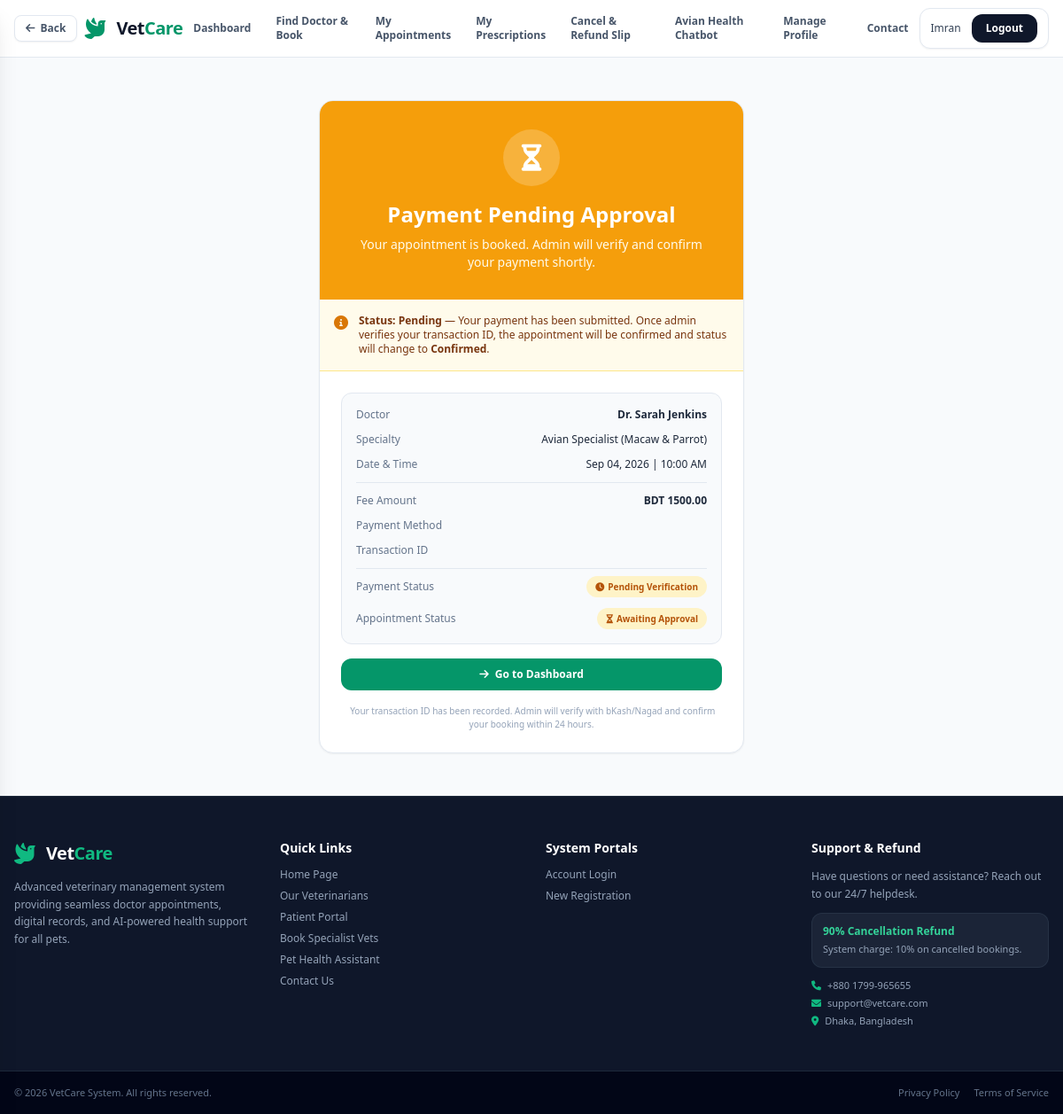
Page /booking-success/36/ (signed in) on the committed database.
### accounts/models.py (models this page shows, shortened)
class User(AbstractUser):
    ROLE_CHOICES = (
        ('PATIENT', 'Patient'),
        ('DOCTOR', 'Doctor'),
        ('ADMIN', 'Admin'),
    )
    role = models.CharField(max_length=20, choices=ROLE_CHOICES, default='PATIENT')
    phone = models.CharField(max_length=20, blank=True, null=True)
    country_code = models.CharField(max_length=5, default='+880', blank=True)
    address = models.TextField(blank=True)
    created_at = models.DateTimeField(auto_now_add=True)

### booking/models.py (models this page shows, shortened)
class Appointment(models.Model):
    STATUS_CHOICES = (
        ('PENDING', 'Pending'),
        ('CONFIRMED', 'Confirmed'),
        ('COMPLETED', 'Completed'),
        ('CANCELLED', 'Cancelled'),
    )
    patient = models.ForeignKey('patient.Patient', on_delete=models.CASCADE, related_name='appointments')
    doctor = models.ForeignKey('vet.Doctor', on_delete=models.CASCADE, related_name='appointments')
    date = models.DateField()
    time = models.TimeField()
    status = models.CharField(max_length=20, choices=STATUS_CHOICES, default='PENDING')
    fee = models.DecimalField(max_digits=8, decimal_places=2, default=1500.00)
    notes = models.TextField(blank=True)
    created_at = models.DateTimeField(auto_now_add=True)
    updated_at = models.DateTimeField(auto_now=True)
    class Meta:
        ordering = ['-date', '-time']

### vet/models.py (models this page shows, shortened)
class Doctor(models.Model):
    user = models.OneToOneField(settings.AUTH_USER_MODEL, on_delete=models.CASCADE, related_name='doctor_profile')
    specialty = models.CharField(max_length=100)
    experience_years = models.IntegerField(default=0)
    qualification = models.CharField(max_length=200, blank=True)
    license_number = models.CharField(max_length=50, blank=True)
    consultation_fee = models.DecimalField(max_digits=8, decimal_places=2, default=1500.00)
    bio = models.TextField(blank=True)
    is_active = models.BooleanField(default=True)
    created_at = models.DateTimeField(auto_now_add=True)

### booking/views.py (the view)
# urls.py: path('booking-success/<int:appointment_id>/', views.booking_success, name='booking_success'),
@login_required
def booking_success(request, appointment_id):
    appointment = get_object_or_404(Appointment, id=appointment_id)
    if appointment.patient.user != request.user:
        return redirect('patient_dashboard')
    return render(request, 'booking_success.html', {'appointment': appointment})

### vetcure/templates/booking_success.html (shortened to what this page needs)
{% extends 'base.html' %}
{% block content %}
<div class="max-w-lg w-full mx-auto px-4 py-12">
    <div class="bg-white rounded-2xl border border-slate-200 shadow-sm overflow-hidden">
        <div class="bg-amber-500 text-white p-8 text-center">
            <div class="inline-flex items-center justify-center w-16 h-16 bg-white/20 rounded-full mb-4">
                <i class="fa-solid fa-hourglass-half text-3xl"></i>
            </div>
            <h1 class="text-2xl font-bold">Payment Pending Approval</h1>
            <p class="text-amber-50 text-sm mt-2">Your appointment is booked. Admin will verify and confirm your payment shortly.</p>
        </div>
        <div class="bg-amber-50 border-b border-amber-200 p-4 flex items-start gap-3">
            <i class="fa-solid fa-circle-info text-amber-600 mt-0.5"></i>
            <div class="text-xs text-amber-900">
                <strong>Status: Pending</strong> — Your payment has been submitted. Once admin verifies your transaction ID, the appointment will be confirmed and status will change to <strong>Confirmed</strong>.
            </div>
        </div>
        <div class="p-6 space-y-4">
            <div class="bg-slate-50 rounded-xl p-4 space-y-3 text-xs border border-slate-200">
                <div class="flex justify-between">
                    <span class="text-slate-500">Doctor</span>
                    <span class="font-bold text-slate-800">Dr. {{ appointment.doctor.user.get_full_name }}</span>
                </div>
                <div class="flex justify-between">
                    <span class="text-slate-500">Specialty</span>
                    <span class="font-medium text-slate-800">{{ appointment.doctor.specialty }}</span>
                </div>
                <div class="flex justify-between">
                    <span class="text-slate-500">Date & Time</span>
                    <span class="font-medium text-slate-800">{{ appointment.date|date:"M d, Y" }} | {{ appointment.time|time:"h:i A" }}</span>
                </div>
                <div class="border-t border-slate-200 pt-3">
                    <div class="flex justify-between">
                        <span class="text-slate-500">Fee Amount</span>
                        <span class="font-bold text-slate-800">BDT {{ appointment.fee }}</span>
                    </div>
                </div>
                <div class="flex justify-between">
                    <span class="text-slate-500">Payment Method</span>
                </div>
                <div class="flex justify-between">
                    <span class="text-slate-500">Transaction ID</span>
                </div>
                <div class="flex justify-between items-center pt-2 border-t border-slate-200">
                    <span class="text-slate-500">Payment Status</span>
                    <span class="inline-flex items-center gap-1 bg-amber-100 text-amber-700 px-2.5 py-1 rounded-full font-bold text-[10px]">
                        <i class="fa-solid fa-clock"></i> Pending Verification
                    </span>
                </div>
                <div class="flex justify-between items-center">
                    <span class="text-slate-500">Appointment Status</span>
                    <span class="inline-flex items-center gap-1 bg-amber-100 text-amber-700 px-2.5 py-1 rounded-full font-bold text-[10px]">
                        <i class="fa-solid fa-hourglass-half"></i> Awaiting Approval
                    </span>
                </div>
            </div>
            <div class="flex gap-3">
                <a href="{% url 'patient_dashboard' %}" class="flex-1 bg-emerald-600 hover:bg-emerald-700 text-white py-2.5 rounded-xl text-xs font-semibold text-center transition">
                    <i class="fa-solid fa-arrow-right mr-1"></i> Go to Dashboard
                </a>
            </div>
            <p class="text-[10px] text-slate-400 text-center">
                 Your transaction ID has been recorded. Admin will verify with bKash/Nagad and confirm your booking within 24 hours.
            </p>
        </div>
    </div>
</div>
{% endblock %}

### vetcure/templates/base.html (shortened to what this page needs)
<!DOCTYPE html>
<html lang="en">
<head>
    <script src="https://cdn.tailwindcss.com"></script>
    <link rel="stylesheet" href="https://cdnjs.cloudflare.com/ajax/libs/font-awesome/6.0.0/css/all.min.css">
</head>
<body class="bg-slate-50 text-slate-800 flex flex-col min-h-screen font-sans">
    <header class="no-print-header bg-white border-b border-slate-200 sticky top-0 z-30">
        <div class="max-w-7xl mx-auto px-4 h-16 flex items-center justify-between">
            <div class="flex items-center gap-2">
                {% if request.path != '/' %}
                <button onclick="history.back()" class="flex items-center gap-1.5 px-3 py-1.5 bg-white border border-slate-200 rounded-lg text-xs font-semibold text-slate-600 hover:text-emerald-600 hover:border-emerald-400 hover:bg-emerald-50 transition shadow-sm" title="Go back">
                    <i class="fa-solid fa-arrow-left text-xs"></i> Back
                </button>
                {% endif %}
                <a href="{% url 'home' %}" class="flex items-center gap-3">
                    <i class="fa-solid fa-dove text-2xl text-emerald-600"></i>
                    <span class="text-xl font-bold text-slate-900 tracking-tight">Vet<span class="text-emerald-600">Care</span></span>
                </a>
            </div>
            <nav class="hidden md:flex items-center gap-1 font-bold text-xs text-slate-600">
                {% if user.is_authenticated %}
                    {% if user.role == 'PATIENT' %}
                        <a href="{% url 'patient_dashboard' %}" class="nav-link px-3 py-1.5 rounded-lg {% if request.resolver_match.url_name == 'patient_dashboard' %}bg-emerald-50 text-emerald-700{% else %}hover:bg-slate-50 hover:text-emerald-600 transition{% endif %}">Dashboard</a>
                        <a href="{% url 'booking_doctors' %}" class="nav-link px-3 py-1.5 rounded-lg {% if request.resolver_match.url_name == 'booking_doctors' %}bg-emerald-50 text-emerald-700{% else %}hover:bg-slate-50 hover:text-emerald-600 transition{% endif %}">Find Doctor & Book</a>
                        <a href="{% url 'my_appointments' %}" class="nav-link px-3 py-1.5 rounded-lg {% if request.resolver_match.url_name == 'my_appointments' %}bg-emerald-50 text-emerald-700{% else %}hover:bg-slate-50 hover:text-emerald-600 transition{% endif %}">My Appointments</a>
                        <a href="{% url 'my_prescriptions' %}" class="nav-link px-3 py-1.5 rounded-lg {% if request.resolver_match.url_name == 'my_prescriptions' %}bg-emerald-50 text-emerald-700{% else %}hover:bg-slate-50 hover:text-emerald-600 transition{% endif %}">My Prescriptions</a>
                        <a href="{% url 'cancel_refund_list' %}" class="nav-link px-3 py-1.5 rounded-lg {% if request.resolver_match.url_name == 'cancel_refund_list' %}bg-emerald-50 text-emerald-700{% else %}hover:bg-slate-50 hover:text-emerald-600 transition{% endif %}">Cancel & Refund Slip</a>
                        <a href="{% url 'chatbot' %}" class="nav-link px-3 py-1.5 rounded-lg {% if request.resolver_match.url_name == 'chatbot' %}bg-emerald-50 text-emerald-700{% else %}hover:bg-slate-50 hover:text-emerald-600 transition{% endif %}">Avian Health Chatbot</a>
                        <a href="{% url 'manage_profile' %}" class="nav-link px-3 py-1.5 rounded-lg {% if request.resolver_match.url_name == 'manage_profile' %}bg-emerald-50 text-emerald-700{% else %}hover:bg-slate-50 hover:text-emerald-600 transition{% endif %}">Manage Profile</a>
                        <a href="{% url 'contact' %}" class="nav-link px-3 py-1.5 rounded-lg {% if request.resolver_match.url_name == 'contact' %}bg-emerald-50 text-emerald-700{% else %}hover:bg-slate-50 hover:text-emerald-600 transition{% endif %}">Contact</a>
                    {% endif %}
                {% endif %}
            </nav>
                <div class="flex items-center gap-3">
                {% if user.is_authenticated %}
                    <div class="flex items-center gap-3 bg-white border border-slate-200 rounded-xl px-3 py-1.5 shadow-sm">
                        <span class="text-xs font-medium text-slate-700">
                            {{ user.get_full_name|default:user.username }}
                        </span>
                        <form method="post" action="{% url 'logout' %}" class="inline">
                            <button type="submit" class="text-xs font-semibold bg-slate-900 hover:bg-slate-800 text-white px-4 py-2 rounded-xl transition shadow-sm">
                                Logout
                            </button>
                        </form>
                    </div>
                {% else %}
                    <a href="{% url 'login' %}" class="text-xs font-semibold text-slate-600 hover:text-emerald-600 transition px-3 py-2">Login</a>
                    <a href="{% url 'register' %}" class="text-xs font-semibold bg-emerald-600 hover:bg-emerald-700 text-white px-4 py-2 rounded-xl transition shadow-sm">Register</a>
                {% endif %}
                </div>
        </div>
    </header>
    <main class="flex-grow">
        {% block content %}{% endblock %}
    </main>
    {% block footer %}
    <footer class="no-print-footer bg-slate-900 text-slate-400 text-xs border-t border-slate-800 mt-auto">
        <div class="max-w-7xl mx-auto px-4 py-12 grid grid-cols-1 md:grid-cols-4 gap-8">
            <div class="space-y-3">
                <div class="flex items-center gap-3">
                    <i class="fa-solid fa-dove text-2xl text-emerald-500"></i>
                    <span class="text-xl font-bold text-white tracking-tight">Vet<span class="text-emerald-500">Care</span></span>
                </div>
                <p class="text-slate-400 leading-relaxed">Advanced veterinary management system providing seamless doctor appointments, digital records, and AI-powered health support for all pets.</p>
            </div>
            <div class="space-y-3">
                <h4 class="text-sm font-semibold text-white">Quick Links</h4>
                <ul class="space-y-2">
                    <li><a href="{% url 'home' %}" class="hover:text-emerald-400 transition">Home Page</a></li>
                    <li><a href="{% url 'home' %}#veterinarians" class="hover:text-emerald-400 transition">Our Veterinarians</a></li>
                    {% if user.is_authenticated and user.role == 'PATIENT' %}
                        <li><a href="{% url 'patient_dashboard' %}" class="hover:text-emerald-400 transition">Patient Portal</a></li>
                        <li><a href="{% url 'booking_doctors' %}" class="hover:text-emerald-400 transition">Book Specialist Vets</a></li>
                    {% endif %}
                    <li><a href="{% url 'chatbot' %}" class="hover:text-emerald-400 transition">Pet Health Assistant</a></li>
                    <li><a href="{% url 'contact' %}" class="hover:text-emerald-400 transition">Contact Us</a></li>
                </ul>
            </div>
            <div class="space-y-3">
                <h4 class="text-sm font-semibold text-white">System Portals</h4>
                <ul class="space-y-2">
                    <li><a href="{% url 'login' %}" class="hover:text-emerald-400 transition">Account Login</a></li>
                    <li><a href="{% url 'register' %}" class="hover:text-emerald-400 transition">New Registration</a></li>
                </ul>
            </div>
            <div class="space-y-3">
                <h4 class="text-sm font-semibold text-white">Support & Refund</h4>
                <p class="text-slate-400 leading-relaxed">Have questions or need assistance? Reach out to our 24/7 helpdesk.</p>
                <div class="bg-slate-800/80 p-3 rounded-xl border border-slate-700/50 space-y-1">
                    <span class="text-emerald-400 font-bold block">90% Cancellation Refund</span>
                    <p class="text-[11px] text-slate-400">System charge: 10% on cancelled bookings.</p>
                </div>
                <div class="space-y-1 text-[11px] text-slate-400">
                    <p><i class="fa-solid fa-phone text-emerald-500 mr-1"></i> +880 1799-965655</p>
                    <p><i class="fa-solid fa-envelope text-emerald-500 mr-1"></i> support@vetcare.com</p>
                    <p><i class="fa-solid fa-location-dot text-emerald-500 mr-1"></i> Dhaka, Bangladesh</p>
                </div>
            </div>
        </div>
        <div class="border-t border-slate-800 bg-slate-950 py-4">
            <div class="max-w-7xl mx-auto px-4 flex flex-col sm:flex-row justify-between items-center gap-2 text-slate-500 text-[11px]">
                <p>&copy; 2026 VetCare System. All rights reserved.</p>
                <div class="flex gap-4">
                    <a href="{% url 'privacy_policy' %}" class="hover:text-slate-400 transition">Privacy Policy</a>
                    <a href="{% url 'terms_of_service' %}" class="hover:text-slate-400 transition">Terms of Service</a>
                </div>
            </div>
        </div>
    </footer>
    {% endblock %}
</body>
</html>

### vetcure/templates/base.html (style rules this page uses)
.nav-link { transition: all 0.2s ease; }

### rows in the picture
User: get_full_name "Imran"
Appointment: doctor.user.get_full_name "Sarah Jenkins", doctor.specialty "Avian Specialist (Macaw & Parrot)", date "Sep 04, 2026", time "10:00 AM", fee "1500.00"
